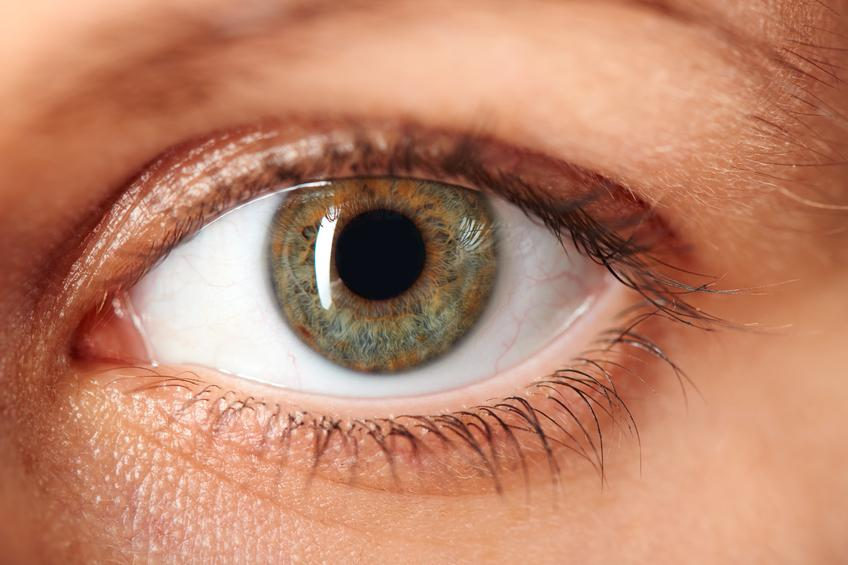
#> input picture P2/ojo2.jpg, 848 x 565 px
$ python colores.py
#> lines starting #> are read from the running program, lines starting #| are printed output that depends on the picture; after the words box and inside, x2 and y2 are one past the last pixel; in counts of white or black regions, pixels touching at a corner belong together
import cv2
import numpy as np

imagen = cv2.imread('ojo2.jpg')
#> imagen is the input picture: shape (565, 848, 3); mean B, G, R 106.6, 132.6, 189.1
hsv = cv2.cvtColor(imagen, cv2.COLOR_BGR2HSV)
#> hsv: shape (565, 848, 3); mean H, S, V 13.6, 117, 189.4

#Rango de colores detectados:
#Verdes:
verde_bajos = np.array([49,50,50])
verde_altos = np.array([107, 255, 255])
#Azules:
azul_bajos = np.array([100,65,75], dtype=np.uint8)
azul_altos = np.array([130, 255, 255], dtype=np.uint8)
#Rojos:
rojo_bajos1 = np.array([0,65,75], dtype=np.uint8)
rojo_altos1 = np.array([12, 255, 255], dtype=np.uint8)
rojo_bajos2 = np.array([240,65,75], dtype=np.uint8)
rojo_altos2 = np.array([256, 255, 255], dtype=np.uint8)


#Crear las mascaras
mascara_verde = cv2.inRange(hsv, verde_bajos, verde_altos)
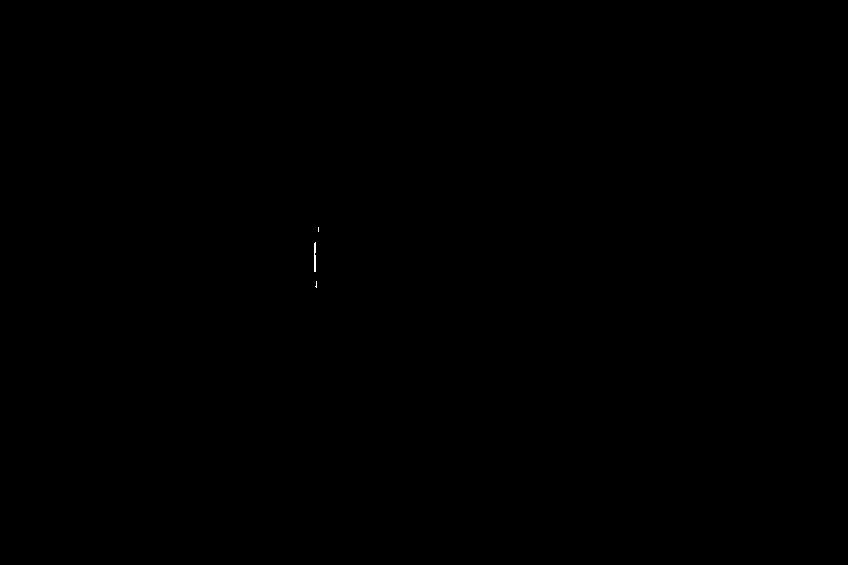
#> mascara_verde: shape (565, 848); 0.01% white in thin lines or dots, all inside (x1, y1, x2, y2) = (314, 227, 319, 288)
mascara_rojo1 = cv2.inRange(hsv, rojo_bajos1, rojo_altos1)
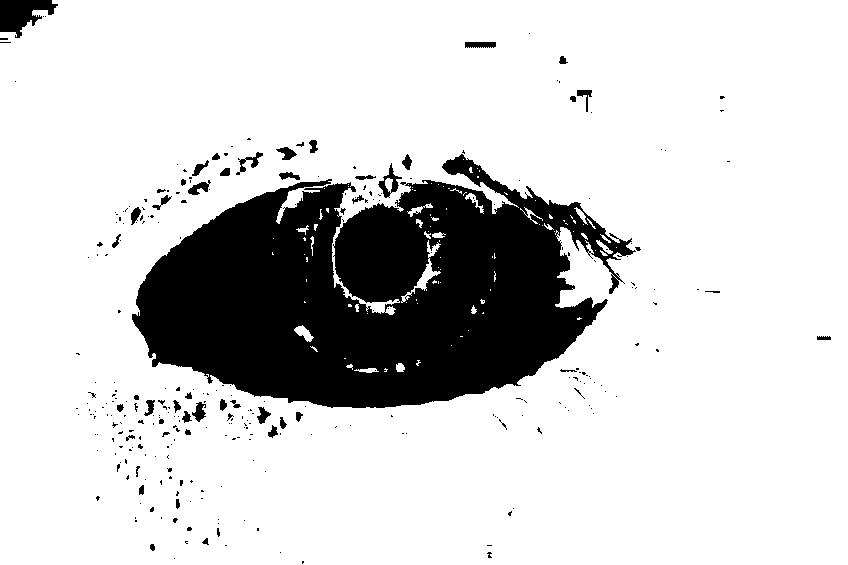
#> mascara_rojo1: shape (565, 848); 82.2% white; 303 black regions (251 under 20 px), largest, box (x1, y1, x2, y2) and area: (132, 154, 636, 408) 79493, (0, 0, 58, 38) 1280, (378, 163, 402, 198) 270
mascara_rojo2 = cv2.inRange(hsv, rojo_bajos2, rojo_altos2)
#> mascara_rojo2: shape (565, 848); every value is 0
mascara_azul = cv2.inRange(hsv, azul_bajos, azul_altos)

#Juntar todas las mascaras
mask = cv2.add(mascara_rojo1, mascara_rojo2)
mask = cv2.add(mask, mascara_verde)
#> mask: shape (565, 848); 82.3% white; 303 black regions (251 under 20 px), largest, box (x1, y1, x2, y2) and area: (132, 154, 636, 408) 79423, (0, 0, 58, 38) 1280, (378, 163, 402, 198) 270
mask = cv2.add(mask, mascara_azul)

#Mostrar la mascara final y la imagen
cv2.imshow('Finale', mask)
cv2.imshow('Imagen', imagen)

#Salir con ESC
while(1):
    tecla = cv2.waitKey(5) & 0xFF
#> (key Esc is pressed here)
    if tecla == 27:
        break

cv2.destroyAllWindows()

$ run again, with P2/b.jpg copied over P2/ojo2.jpg
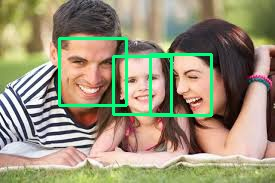
#> input picture P2/b.jpg, 275 x 183 px
#> imagen is the input picture: shape (183, 275, 3); mean B, G, R 119.8, 145.9, 153.4
#> hsv: shape (183, 275, 3); mean H, S, V 44, 85.5, 166.6
#> `mascara_verde = cv2.inRange(hsv, verde_bajos, verde_altos)`:
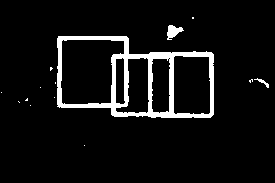
#> mascara_verde: shape (183, 275); 6.7% white; 14 white regions (11 under 20 px), largest, box (x1, y1, x2, y2) and area: (57, 36, 214, 118) 3148, (167, 25, 184, 40) 143, (254, 78, 269, 88) 42
#> mascara_rojo1: shape (183, 275); 20.9% white; 71 white regions (48 under 20 px), largest, box (x1, y1, x2, y2) and area: (62, 41, 118, 103) 2597, (94, 115, 194, 153) 2288, (194, 85, 256, 154) 1445
#> mascara_rojo2: shape (183, 275); every value is 0
#> mascara_azul: shape (183, 275); 0.47% white in thin lines or dots, all inside (x1, y1, x2, y2) = (0, 67, 266, 140)
#> `mask = cv2.add(mask, mascara_azul)`:
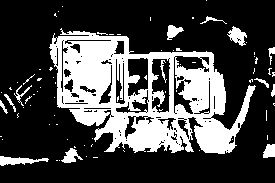
#> mask: shape (183, 275); 28.1% white; 78 white regions (64 under 20 px), largest, box (x1, y1, x2, y2) and area: (49, 28, 256, 154) 12536, (0, 156, 49, 166) 259, (227, 26, 247, 46) 208
